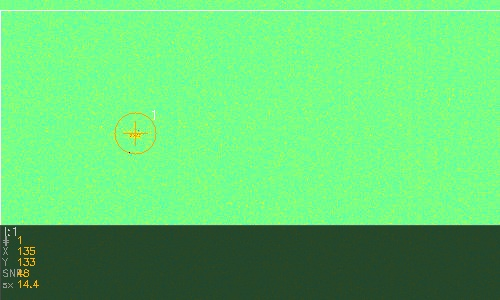
#> input picture tests/output/image_handler_test/labelled_frames/2024_08_09_4_frame_27_labelled.jpg, 500 x 300 px; its folder holds only this picture in this run
$ python visualize_image_handler_results.py
#> lines starting #> are read from the running program, lines starting #| are printed output that depends on the picture
"""
Visualize Image Handler Results

Displays original images side-by-side with labelled versions.
Useful for quick visual verification of ion detection.

Usage:
    python visualize_image_handler_results.py
    python visualize_image_handler_results.py --test-output output/image_handler_test
"""

import os
import sys
import argparse
from pathlib import Path

try:
    import cv2
    import numpy as np
    CV2_AVAILABLE = True
except ImportError:
    CV2_AVAILABLE = False
    print("ERROR: OpenCV required. Run: pip install opencv-python")
    sys.exit(1)


def create_side_by_side_comparison(original_path: Path, labelled_path: Path) -> np.ndarray:
    """Create side-by-side comparison image."""
    orig = cv2.imread(str(original_path))
    labelled = cv2.imread(str(labelled_path))

    if orig is None or labelled is None:
        return None

    # Resize to same height if needed
    h_orig, w_orig = orig.shape[:2]
    h_label, w_label = labelled.shape[:2]

    if h_orig != h_label:
        scale = h_orig / h_label
        new_w = int(w_label * scale)
        labelled = cv2.resize(labelled, (new_w, h_orig))

    # Combine side by side
    combined = np.hstack([orig, labelled])

    # Add labels
    font = cv2.FONT_HERSHEY_SIMPLEX
    cv2.putText(combined, "Original", (10, 30), font, 1, (0, 255, 0), 2)
    cv2.putText(combined, "Labelled", (w_orig + 10, 30), font, 1, (0, 255, 0), 2)

    return combined


def main():
    parser = argparse.ArgumentParser(description="Visualize image handler results")
    parser.add_argument(
        "--test-output",
        type=str,
        default="output/image_handler_test",
        help="Path to test output directory"
    )
    parser.add_argument(
        "--delay",
        type=int,
        default=500,
        help="Delay between images in ms (default: 500)"
    )
    args = parser.parse_args()

    output_path = Path(args.test_output)
    labelled_frames_path = output_path / "labelled_frames"
    ion_data_path = output_path / "ion_data"

    if not labelled_frames_path.exists():
        print(f"ERROR: Labelled frames not found at {labelled_frames_path}")
        print("Please run test_image_handler_with_mhi_cam.py first")
        return 1

    # Find all labelled frames
    labelled_files = sorted(labelled_frames_path.glob("*_labelled.jpg"))

    if not labelled_files:
        print(f"ERROR: No labelled frames found in {labelled_frames_path}")
        return 1

    print(f"Found {len(labelled_files)} labelled frames")
    print("Press 'q' to quit, 'p' to pause, any other key for next image")
    print()

    # Get corresponding mhi_cam images
    mhi_cam_path = Path("../../mhi_cam/output_images")

    current_idx = 0
    paused = False

    while True:
        labelled_file = labelled_files[current_idx]

        # Find original file
        original_name = labelled_file.name.replace("_labelled", "")
        original_file = mhi_cam_path / original_name

        if not original_file.exists():
            # Try without replacing (some files might already have _labelled in name)
            original_name = labelled_file.stem.replace("_labelled", "") + ".jpg"
            original_file = mhi_cam_path / original_name

        # Create comparison
        if original_file.exists():
            comparison = create_side_by_side_comparison(original_file, labelled_file)
        else:
            # Just show labelled if original not found
            comparison = cv2.imread(str(labelled_file))
#> comparison is the input picture: shape (300, 500, 3); mean B, G, R 113.5, 208.3, 100.2
            cv2.putText(comparison, f"Original not found: {original_name}",
                       (10, 30), cv2.FONT_HERSHEY_SIMPLEX, 0.7, (0, 0, 255), 2)

        if comparison is None:
            print(f"Failed to load: {labelled_file}")
            current_idx = (current_idx + 1) % len(labelled_files)
            continue

        # Resize for display if too large
        max_width = 1600
        max_height = 900
        h, w = comparison.shape[:2]
#> h = 300; w = 500

        if w > max_width or h > max_height:
            scale = min(max_width / w, max_height / h)
            new_w = int(w * scale)
            new_h = int(h * scale)
            comparison = cv2.resize(comparison, (new_w, new_h))

        # Add info text
        info_text = f"Image {current_idx + 1}/{len(labelled_files)}: {labelled_file.name}"
        cv2.putText(comparison, info_text, (10, comparison.shape[0] - 20),
                   cv2.FONT_HERSHEY_SIMPLEX, 0.6, (255, 255, 255), 2)
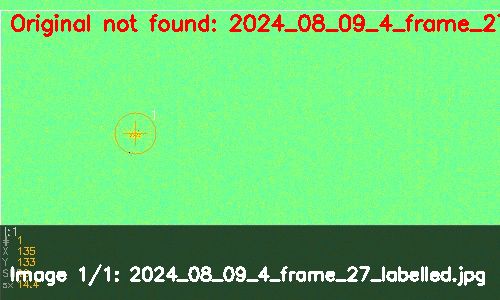
#> comparison: shape (300, 500, 3); mean B, G, R 115.1, 206.7, 107.6

        # Show
        cv2.imshow("Image Handler Results (Press 'q' to quit, 'p' to pause)", comparison)

        if not paused:
            key = cv2.waitKey(args.delay) & 0xFF
#> (key q is pressed here)
        else:
            key = cv2.waitKey(0) & 0xFF

        if key == ord('q'):
            break
        elif key == ord('p'):
            paused = not paused
            print("Paused" if paused else "Resumed")
        elif key == ord('n') or not paused:
            current_idx = (current_idx + 1) % len(labelled_files)
        elif key == ord('b'):
            current_idx = (current_idx - 1) % len(labelled_files)

    cv2.destroyAllWindows()
    print("Visualization complete")
    return 0


if __name__ == "__main__":
    sys.exit(main())
#> (the program exits here)

$ run again, on tests/output/image_handler_test/labelled_frames/2024_08_09_4_frame_29_labelled.jpg
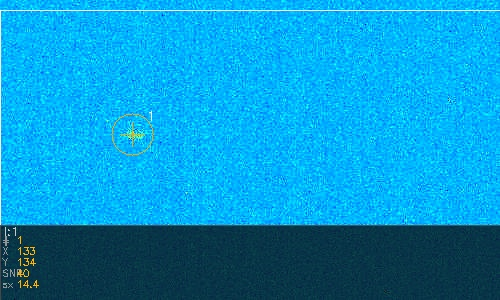
#> input picture tests/output/image_handler_test/labelled_frames/2024_08_09_4_frame_29_labelled.jpg, 500 x 300 px
#> in main, comparison is the input picture: shape (300, 500, 3); mean B, G, R 205.1, 149.9, 7.4
#> in main, `cv2.putText(comparison, info_text, (10, comparison.shape[0] - 20), cv2..`:
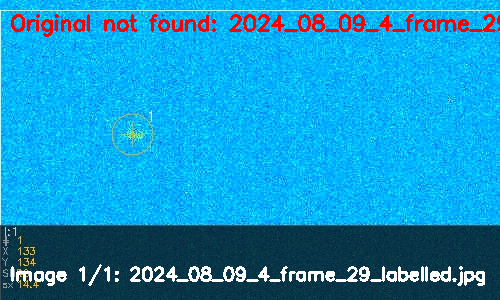
#> comparison: shape (300, 500, 3); mean B, G, R 203.7, 150.3, 18

$ run again, on tests/output/image_handler_test/labelled_frames/2024_08_09_4_frame_36_labelled.jpg
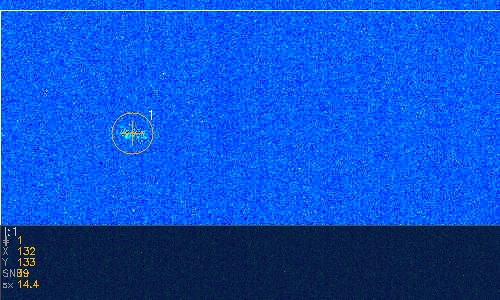
#> input picture tests/output/image_handler_test/labelled_frames/2024_08_09_4_frame_36_labelled.jpg, 500 x 300 px
#> in main, comparison is the input picture: shape (300, 500, 3); mean B, G, R 204.3, 79.3, 8.2
#> in main, `cv2.putText(comparison, info_text, (10, comparison.shape[0] - 20), cv2..`:
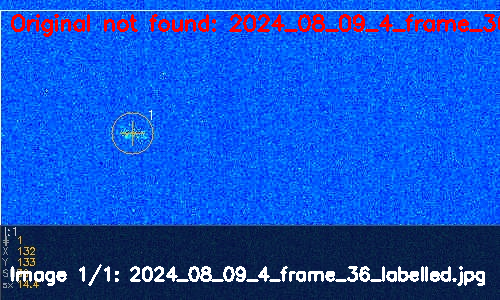
#> comparison: shape (300, 500, 3); mean B, G, R 202.9, 82, 18.7
